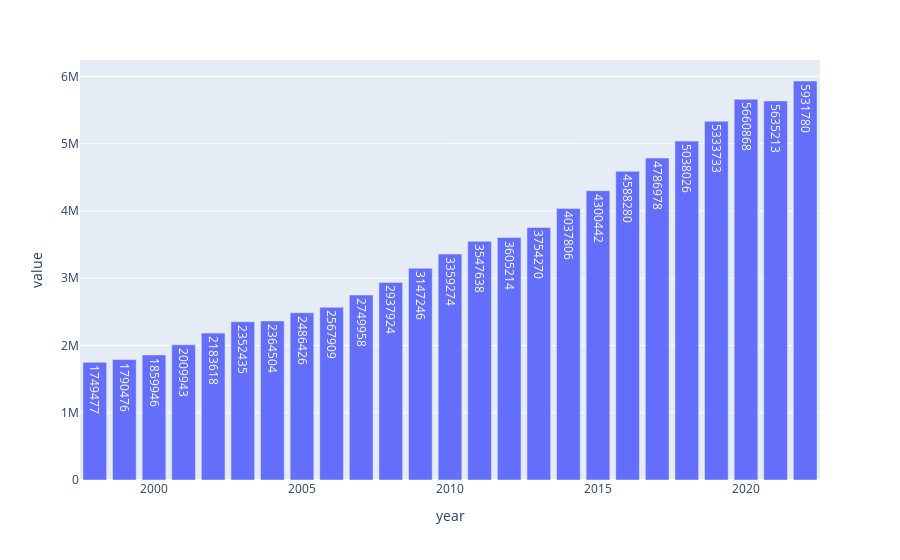

Here is the notebook cell this chart was saved with:
### Code cell
world_outbound = total_outbound.groupby(['year'])['value'].sum().reset_index()
fig = px.bar(world_outbound,x='year',y='value',text='value')
fig.show()
# world_outbound

### Figure 1 — Plotly figure (JSON) as saved in the notebook; plotly's stock layout.template omitted (floating-point values rounded to 4 significant figures)
{"data": [{"alignmentgroup": "True", "hovertemplate": "year=%{x}<br>value=%{text}<extra></extra>", "legendgroup": "", "marker": {"color": "#636efa", "pattern": {"shape": ""}}, "name": "", "offsetgroup": "", "orientation": "v", "showlegend": false, "text": [1749477, 1790476, 1859946, 2009943, 2183618, 2352435, 2364504, 2486426, 2567909, 2749958, 2937924, 3147246, 3359274, 3547638, 3605214, 3754270, 4037806, 4300442, 4588280, 4786978, 5038026, 5333733, 5660868, 5635213, 5931780], "textposition": "auto", "type": "bar", "x": [1998, 1999, 2000, 2001, 2002, 2003, 2004, 2005, 2006, 2007, 2008, 2009, 2010, 2011, 2012, 2013, 2014, 2015, 2016, 2017, 2018, 2019, 2020, 2021, 2022], "xaxis": "x", "y": [1749477, 1790476, 1859946, 2009943, 2183618, 2352435, 2364504, 2486426, 2567909, 2749958, 2937924, 3147246, 3359274, 3547638, 3605214, 3754270, 4037806, 4300442, 4588280, 4786978, 5038026, 5333733, 5660868, 5635213, 5931780], "yaxis": "y"}], "layout": {"barmode": "relative", "legend": {"tracegroupgap": 0}, "margin": {"t": 60}, "xaxis": {"anchor": "y", "domain": [0, 1], "title": {"text": "year"}}, "yaxis": {"anchor": "x", "domain": [0, 1], "title": {"text": "value"}}}}
